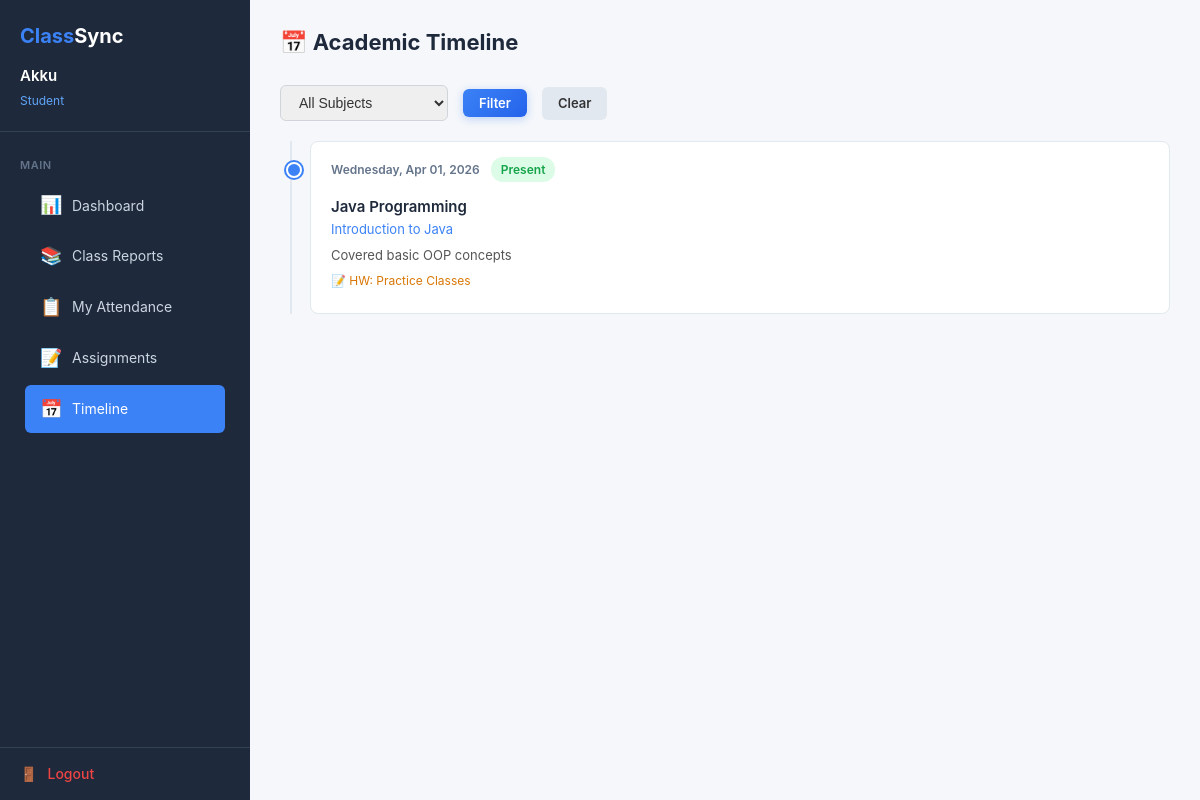
The page /student/timeline.php (signed in) on the database its author committed.
### tables this page shows
CREATE TABLE IF NOT EXISTS reports (
    report_id INT AUTO_INCREMENT PRIMARY KEY,
    teacher_id INT NOT NULL,
    subject_id INT NOT NULL,
    course_id INT NOT NULL,
    year VARCHAR(20) NOT NULL,
    section_id INT NOT NULL,
    topic VARCHAR(200) NOT NULL,
    description TEXT,
    homework TEXT,
    date DATE NOT NULL,
    created_at TIMESTAMP DEFAULT CURRENT_TIMESTAMP,
    FOREIGN KEY (teacher_id) REFERENCES users(id) ON DELETE CASCADE,
    FOREIGN KEY (subject_id) REFERENCES subjects(subject_id) ON DELETE CASCADE,
    FOREIGN KEY (course_id) REFERENCES courses(course_id) ON DELETE CASCADE,
    FOREIGN KEY (section_id) REFERENCES sections(section_id) ON DELETE CASCADE
);

CREATE TABLE IF NOT EXISTS subjects (
    subject_id INT AUTO_INCREMENT PRIMARY KEY,
    subject_name VARCHAR(100) NOT NULL,
    teacher_id INT NOT NULL,
    FOREIGN KEY (teacher_id) REFERENCES users(id) ON DELETE CASCADE
);

### student/timeline.php (the view, shortened to what this page needs)
<?php
require_once '../config/database.php';
$user_id = $_SESSION['user_id'];
$user_info = $conn->query("SELECT course_id, year, section_id FROM users WHERE id = $user_id")->fetch_assoc();
$course_id = $user_info['course_id'] ?? 0;
$year = $user_info['year'] ?? '';
$section_id = $user_info['section_id'] ?? 0;
$query = "
    SELECT r.*, u.name as teacher_name, s.subject_name
    FROM reports r
    JOIN users u ON r.teacher_id = u.id
    JOIN subjects s ON r.subject_id = s.subject_id
    WHERE r.course_id = '$course_id' AND r.year = '$year' AND r.section_id = '$section_id'
";
$query .= " ORDER BY r.date DESC";
$reports = $conn->query($query);
$grouped = [];
while ($r = $reports->fetch_assoc()) {
    $date = $r['date'];
    if (!isset($grouped[$date])) {
        $grouped[$date] = [];
    }
    $grouped[$date][] = $r;
}
$attendance_map = [];
$att_q = $conn->query("SELECT date, status FROM attendance WHERE student_id = $user_id");
while ($a = $att_q->fetch_assoc()) {
    $attendance_map[$a['date']] = $a['status'];
}
?>
<!DOCTYPE html>
<html lang="en">
<head>
    <link rel="stylesheet" href="/ClassSync/assets/css/style.css">
    <link rel="stylesheet" href="/ClassSync/assets/css/dashboard.css">
</head>
<body>
    <div class="dashboard-page">
        <?php include '../includes/sidebar.php'; ?>
        <div class="main-content">
            <div class="top-bar">
                <div>
                    <h1>📅 Academic Timeline</h1>
                </div>
            </div>
            <form method="GET" class="filter-bar">
                <select name="subject_id">
                    <option value="">All Subjects</option>
                </select>
                <button type="submit" class="btn btn-blue btn-sm">Filter</button>
                <a href="/ClassSync/student/timeline.php" class="btn btn-sm" style="background:#e2e8f0;color:#333;">Clear</a>
            </form>
            <?php if (!empty($grouped)): ?>
            <div class="timeline">
                <?php foreach ($grouped as $date => $day_reports): ?>
                    <div class="timeline-item">
                        <div class="timeline-date">
                            <?php echo date('l, M d, Y', strtotime($date)); ?>
                            <?php
                            $att_status = $attendance_map[$date] ?? null;
                            if ($att_status === 'absent'): ?>
                                <span class="badge badge-absent" style="margin-left:8px;">Absent</span>
                            <?php elseif ($att_status === 'present'): ?>
                                <span class="badge badge-present" style="margin-left:8px;">Present</span>
                            <?php elseif ($att_status === 'late'): ?>
                                <span class="badge badge-late" style="margin-left:8px;">Late</span>
                            <?php endif; ?>
                        </div>
                        <?php foreach ($day_reports as $r): ?>
                        <div style="padding:8px 0;<?php echo count($day_reports) > 1 ? 'border-bottom:1px solid #f1f5f9;' : ''; ?>">
                            <div class="timeline-subject"><?php echo htmlspecialchars($r['subject_name']); ?></div>
                            <div class="timeline-topic"><?php echo htmlspecialchars($r['topic']); ?></div>
                            <?php if (!empty($r['description'])): ?>
                                <p style="font-size:13px;color:#555;margin-top:5px;"><?php echo htmlspecialchars(substr($r['description'], 0, 150)); ?></p>
                            <?php endif; ?>
                            <?php if (!empty($r['homework'])): ?>
                                <div style="font-size:12px;color:#d97706;margin-top:5px;">📝 HW: <?php echo htmlspecialchars($r['homework']); ?></div>
                            <?php endif; ?>
                        </div>
                        <?php endforeach; ?>
                    </div>
                <?php endforeach; ?>
            </div>
            <?php endif; ?>
        </div>
    </div>
</body>
</html>

### assets/css/style.css (style rules this page uses)
* { margin: 0; padding: 0; box-sizing: border-box; }
body { font-family: 'Inter', 'Segoe UI', Tahoma, Geneva, Verdana, sans-serif; line-height: 1.6; color: #1e293b; background-color: #f8fafc; -webkit-font-smoothing: antialiased; }
a { text-decoration: none; color: inherit; }
.btn { display: inline-flex; align-items: center; gap: 8px; padding: 13px 30px; border-radius: 10px; font-size: 15px; font-weight: 600; cursor: pointer; border: none; transition: all 0.3s ease; font-family: 'Inter', sans-serif; }
.btn-blue { background: linear-gradient(135deg, #3b82f6, #2563eb); color: #fff; box-shadow: 0 2px 8px rgba(59,130,246,0.3); }
.btn-sm { padding: 6px 16px; font-size: 13px; border-radius: 6px; }
.badge { display: inline-block; padding: 3px 10px; border-radius: 12px; font-size: 12px; font-weight: 600; }
.badge-present { background: #dcfce7; color: #16a34a; }

### assets/css/dashboard.css (style rules this page uses)
.dashboard-page { display: flex; min-height: 100vh; }
.main-content { flex: 1; margin-left: 250px; padding: 25px 30px; background: #f5f7fa; min-height: 100vh; }
.top-bar { display: flex; justify-content: space-between; align-items: center; margin-bottom: 25px; }
.top-bar h1 { font-size: 22px; font-weight: 700; color: #1e293b; }
.filter-bar { display: flex; gap: 15px; align-items: center; margin-bottom: 20px; flex-wrap: wrap; }
.filter-bar input, .filter-bar select { padding: 8px 14px; border: 1px solid #d1d5db; border-radius: 6px; font-size: 14px; color: #333; }
.timeline { position: relative; padding-left: 30px; }
.timeline::before { content: ''; position: absolute; left: 10px; top: 0; bottom: 0; width: 2px; background: #e2e8f0; }
.timeline-item { position: relative; margin-bottom: 25px; padding: 15px 20px; background: #fff; border: 1px solid #e2e8f0; border-radius: 8px; }
.timeline-item::before { content: ''; position: absolute; left: -25px; top: 20px; width: 12px; height: 12px; border-radius: 50%; background: #3b82f6; border: 2px solid #fff; box-shadow: 0 0 0 2px #3b82f6; }
.timeline-item .timeline-date { font-size: 12px; color: #64748b; font-weight: 600; margin-bottom: 5px; }
.timeline-item .timeline-subject { font-size: 15px; font-weight: 600; color: #1e293b; }
.timeline-item .timeline-topic { font-size: 13px; color: #3b82f6; }

### rows shown on the page
reports: date "Wednesday, Apr 01, 2026", shows "Present", subject.subject_name "Java Programming", topic "Introduction to Java", description "Covered basic OOP concepts", homework "Practice Classes"

### other values the page prints
$user['name'] "Akku"
$user['role'] "Student"
